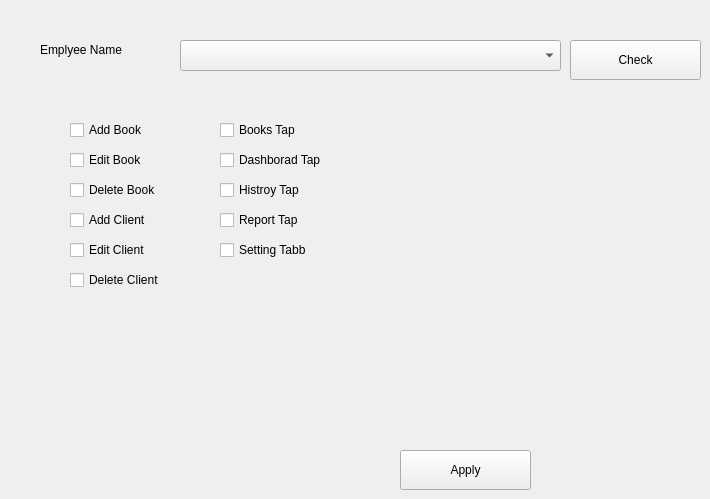
      <widget class="QWidget" name="tab_21">
       <attribute name="title">
        <string>Permission</string>
       </attribute>
       <widget class="QLabel" name="label_45">
        <property name="geometry">
         <rect>
          <x>40</x>
          <y>30</y>
          <width>130</width>
          <height>40</height>
         </rect>
        </property>
        <property name="text">
         <string>Emplyee Name</string>
        </property>
       </widget>
       <widget class="QComboBox" name="comboBox_18">
        <property name="geometry">
         <rect>
          <x>180</x>
          <y>40</y>
          <width>381</width>
          <height>31</height>
         </rect>
        </property>
       </widget>
       <widget class="QPushButton" name="pushButton_32">
        <property name="geometry">
         <rect>
          <x>570</x>
          <y>40</y>
          <width>131</width>
          <height>40</height>
         </rect>
        </property>
        <property name="text">
         <string>Check</string>
        </property>
       </widget>
       <widget class="QPushButton" name="pushButton_33">
        <property name="geometry">
         <rect>
          <x>400</x>
          <y>450</y>
          <width>131</width>
          <height>40</height>
         </rect>
        </property>
        <property name="text">
         <string>Apply</string>
        </property>
       </widget>
       <widget class="QCheckBox" name="checkBox">
        <property name="geometry">
         <rect>
          <x>70</x>
          <y>120</y>
          <width>130</width>
          <height>20</height>
         </rect>
        </property>
        <property name="text">
         <string>Add Book</string>
        </property>
       </widget>
       <widget class="QCheckBox" name="checkBox_2">
        <property name="geometry">
         <rect>
          <x>70</x>
          <y>150</y>
          <width>130</width>
          <height>20</height>
         </rect>
        </property>
        <property name="text">
         <string>Edit Book</string>
        </property>
       </widget>
       <widget class="QCheckBox" name="checkBox_3">
        <property name="geometry">
         <rect>
          <x>70</x>
          <y>180</y>
          <width>130</width>
          <height>20</height>
         </rect>
        </property>
        <property name="text">
         <string>Delete Book</string>
        </property>
       </widget>
       <widget class="QCheckBox" name="checkBox_4">
        <property name="geometry">
         <rect>
          <x>70</x>
          <y>210</y>
          <width>130</width>
          <height>20</height>
         </rect>
        </property>
        <property name="text">
         <string>Add Client</string>
        </property>
       </widget>
       <widget class="QCheckBox" name="checkBox_5">
        <property name="geometry">
         <rect>
          <x>220</x>
          <y>150</y>
          <width>151</width>
          <height>20</height>
         </rect>
        </property>
        <property name="text">
         <string>Dashborad Tap</string>
        </property>
       </widget>
       <widget class="QCheckBox" name="checkBox_6">
        <property name="geometry">
         <rect>
          <x>70</x>
          <y>270</y>
          <width>130</width>
          <height>20</height>
         </rect>
        </property>
        <property name="text">
         <string>Delete Client</string>
        </property>
       </widget>
       <widget class="QCheckBox" name="checkBox_7">
        <property name="geometry">
         <rect>
          <x>220</x>
          <y>120</y>
          <width>130</width>
          <height>20</height>
         </rect>
        </property>
        <property name="text">
         <string>Books Tap</string>
        </property>
       </widget>
       <widget class="QCheckBox" name="checkBox_8">
        <property name="geometry">
         <rect>
          <x>70</x>
          <y>240</y>
          <width>130</width>
          <height>20</height>
         </rect>
        </property>
        <property name="text">
         <string>Edit Client</string>
        </property>
       </widget>
       <widget class="QCheckBox" name="checkBox_10">
        <property name="geometry">
         <rect>
          <x>220</x>
          <y>210</y>
          <width>130</width>
          <height>20</height>
         </rect>
        </property>
        <property name="text">
         <string>Report Tap</string>
        </property>
       </widget>
       <widget class="QCheckBox" name="checkBox_11">
        <property name="geometry">
         <rect>
          <x>220</x>
          <y>240</y>
          <width>141</width>
          <height>20</height>
         </rect>
        </property>
        <property name="text">
         <string>Setting Tabb</string>
        </property>
       </widget>
       <widget class="QCheckBox" name="checkBox_12">
        <property name="geometry">
         <rect>
          <x>220</x>
          <y>180</y>
          <width>130</width>
          <height>20</height>
         </rect>
        </property>
        <property name="text">
         <string>Histroy Tap</string>
        </property>
       </widget>
      </widget>
